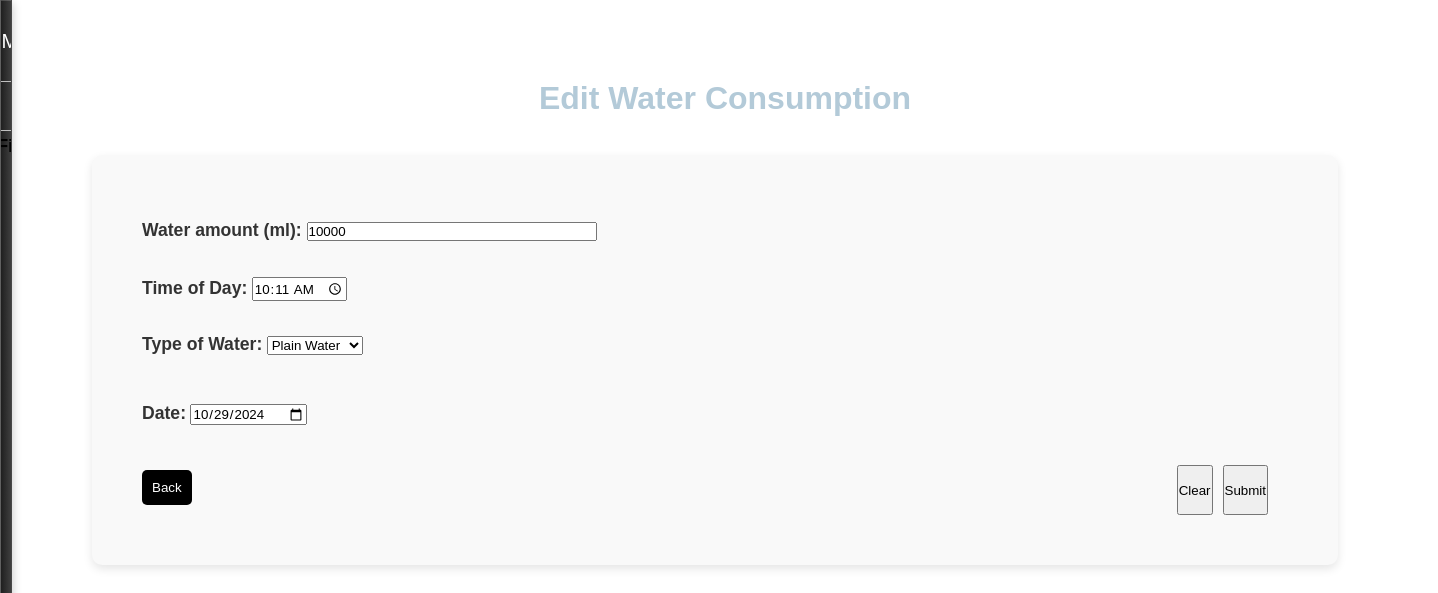
/EditWaterCon.php?water_id=1 (signed in), run on the app's committed database.
### tables this page shows
CREATE TABLE `water_consumption` (
  `water_id` int(11) NOT NULL,
  `user_id` int(11) DEFAULT NULL,
  `date` date DEFAULT NULL,
  `time` varchar(50) DEFAULT NULL,
  `type` varchar(50) DEFAULT NULL,
  `other_type` varchar(100) DEFAULT NULL,
  `amount` varchar(50) DEFAULT NULL,
  `goal_amount` varchar(255) DEFAULT NULL
);

### EditWaterCon.php (the view, shortened to what this page needs)
<?php
$servername = "localhost";
$username = "root";
$password = "";
$dbname = "user_information";
$conn = mysqli_connect($servername, $username, $password, $dbname);
$user_id = isset($_SESSION['user_id']) ? $_SESSION['user_id'] : null;
$id = isset($_GET["water_id"]) ? $_GET["water_id"] : "";
$type = isset($_GET["type"]) ? $_GET["type"] : "";
$Adate = isset($_GET["Adate"]) ? $_GET["Adate"] : "";
$sql = "SELECT * FROM water_consumption WHERE water_id = ? AND user_id = ?";
$stmt = mysqli_prepare($conn, $sql);
mysqli_stmt_bind_param($stmt, "ii", $id, $user_id);
mysqli_stmt_execute($stmt);
$result = mysqli_stmt_get_result($stmt);
if (mysqli_num_rows($result) > 0) {
    while ($row = mysqli_fetch_assoc($result)) {
        $amount = $row["amount"];
        $time = $row["time"];
        $type = $row["type"];
        $Adate = $row["date"];
    }
} else {
    header("Location: MainWaterCon.php?error=not_found");
    exit();
}
?>
<!DOCTYPE html>
<html lang="en">
<head>
    <link rel="stylesheet" href="css/navBar.css">
    <link rel="stylesheet" href="css/Water_Con.css">
    <link rel="stylesheet" href="https://cdn.jsdelivr.net/npm/bootstrap-icons@1.10.5/font/bootstrap-icons.css">
</head>
</head>
<body>
<div class="layout">
<div class="container add" id="container">
        <div class="brand">
            <h3>Menu</h3>
        </div>
        <div class="user">
            <img src="dumbbell.webp" alt="">
            <div class="name">
                <h3>HuanFitness</h3>
            </div>
        </div>
        <div class="navbar">
            <ul>
                <li><a href="dashboard.php"><i class="bi bi-house"></i><span>DashBoard</span></a></li>
                <li><a href="user_profile.php"><i class="bi bi-person-circle"></i><span>User Profile</span></a></li>
                <li><a href="weight.php"><i class="bi bi-3-square-fill"></i><span>Body Weight Record</span></a></li>
                <li><a href="MainWaterCon.php"><i class="bi bi-person-fill"></i><span>Water Consumption Record</span></a></li>
                <li><a href="exercise_index.php"><i class="bi bi-folder"></i><span>Exercise Record</span></a></li>
                <li><a href="consultation_category.php"><i class="bi bi-journal-medical"></i><span>Dietary Consultation</span></a></li>
            </ul>
        </div>
    </div>
    <div class="main-contents">
        <h1>Edit Water Consumption</h1><br>
        <form id="patient" name="patient" action="EditWaterCon2.php" method="POST">
            <div class="water-add-detail">
                <div class="input-group">
                    <label for="amount">Water amount (ml): <input type="number" id="amount" name="amount"
                    placeholder="Enter the amount of water consumption" step="0.01" min="0" required value="<?=$amount?>"><br><br>
                </div>
                <div class="input-group">
                    <label for="time">Time of Day:</label>
                    <input type="time" id="time" name="time" required value="<?=$time?>"><br><br>
                </div>
                <div class="input-group">
                    <label for="type">Type of Water:</label>
                    <select id="type" name="type" onchange="showOtherType(this)">
                        <option value="plain_water"
                            <?php
                                if($type=="plain_water") echo "selected";
                            ?>
                            >Plain Water</option>
                            <br>
                    </select><br><br>
                </div>
                <div class="input-group">
                    <label for="date">Date:</label>
                    <input type="date" id="Adate" name="Adate" value="<?=$Adate?>";>
                    <br>
                </div>
                <div class="buttons">
                    <div class="back-button">
                        <button type="button" class="back-btn" onclick="window.history.back()">Back</button>
                    </div>
                    <div class="action-buttons">
                        <input type="reset" value="Clear" id="nreset" name="nreset">
                        <input type="submit" value="Submit" id="nsubmit" name="nsubmit">
                    </div>
                </div>
            </div>
        </form>
    </div>
</div>
</body>
</html>

### css/navBar.css (style rules this page uses)
:root { --primary-color: #fff; --navbar-background: #2c2c2c; --navbar-hover-background: rgba(255, 255, 255, 0.2); --text-color: #fff; }
* { margin: 0; padding: 0; box-sizing: border-box; font-family: 'Poppins', sans-serif; }
body { display: flex; width: 100%; height: 100%; align-items: center; justify-content: flex-start; background-repeat: no-repeat; background-position: center; background-size: cover; }
.layout { display: flex; width: 100%; height: 100vh; }
.container { display: flex; flex-direction: column; width: 17%; height: 100vh; align-items: center; background: linear-gradient(90deg, #1f1f1f, #3f3f3f); box-shadow: 0px 4px 10px 1px rgba(0, 0, 0, 0.2); overflow: hidden; transition: width 0.5s ease; backdrop-filter: blur(30px); -webkit-backdrop-filter: blur(3px); border: 1px solid rgba(255, 255, 255, 0.18); position: relative; }
.container .navbar ul { list-style-type: none; display: flex; flex-direction: column; height: auto; width: 100%; align-items: flex-start; justify-content: center; transition: width 0.5s ease; white-space: nowrap; }
.container .brand { display: flex; width: 90%; height: 40px; padding: 0 0px; margin: 20px 10px; align-items: center; justify-content: space-between; }
.container .brand h3 { font-weight: 500; font-size: 20px; color: var(--text-color); }
.container .navbar { display: flex; width: 100%; height: auto; margin: 20px 0; align-items: center; justify-content: center; }
.container .navbar ul li { height: 50px; width: 100%; margin: 10px 0; }
.container .navbar ul li a { display: flex; width: 100%; height: 100%; text-decoration: none; border-radius: 7px; align-items: center; justify-content: left; color: var(--text-color); transition: background 0.3s ease, color 0.3s ease; }
.container .user { display: flex; flex-direction: column; gap: 4px; width: 100%; height: 80px; align-items: center; text-align: center; }
.container .user img { width: 50px; height: 50px; }
.container .user .name { display: flex; flex-direction: column; }

### css/Water_Con.css (style rules this page uses)
#amount { width: 290px; }
.main-contents h1 { margin-top: 80px; text-align: center; color:#B3CAD8; }
.main-contents .water-add-detail { display: flex; flex-direction: column; justify-content: space-between; align-items: center; margin-top: 20px; margin-left: 80px; margin-right: 100px; padding: 50px; padding-bottom: 20px; background-color: #f9f9f9; border-radius: 10px; box-shadow: 0px 4px 10px rgba(0, 0, 0, 0.1); }
.input-group { width: 100%; margin-bottom: 15px; }
.input-group label { margin-bottom: 10px; font-weight: bold; font-size: 1.1em; color: #333; }
.buttons { display: flex; justify-content: space-between; margin-top: 15px ; }
.back-button { display: flex; align-items: flex-start; margin-right: 775px; margin-bottom: 20px; }
.action-buttons { display: flex; gap: 10px; border: none; padding: 10px; border-radius: 5px; margin-right: 10px; margin-bottom: 20px; cursor: pointer; }
.buttons { margin-top: 15px; display: flex; justify-content: flex-end; }
.back-button { display: flex; justify-content: flex-start; margin-top: 15px; }
.back-btn { display: flex; justify-content: flex-start; background-color: #000; color: white; border: none; padding: 10px; border-radius: 5px; margin-right: 200px; margin-bottom: 20px; text-align: center; }

### data on the page
water_consumption: amount "10000", time "10:11", type "Plain Water", Adate "10/29/2024"
